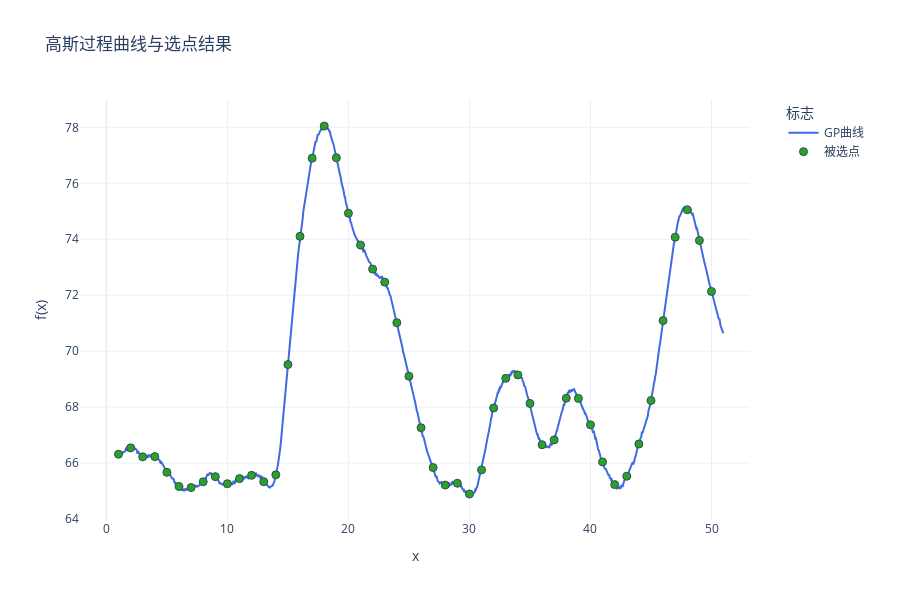

The cell this chart's notebook holds for it:
### Code cell
import numpy as np
import plotly.graph_objects as go
from sklearn.gaussian_process import GaussianProcessRegressor
from sklearn.gaussian_process.kernels import RBF, ConstantKernel,WhiteKernel,Matern
from scipy.linalg import cholesky
import matplotlib.pyplot as plt

np.random.seed(seed=seed)
# 定义核函数
kernel = ConstantKernel(25.0) * Matern(length_scale=4, nu=2.5) + WhiteKernel(1e-3)
gp = GaussianProcessRegressor(kernel=kernel)

x_dense = np.linspace(1, 51, 1000).reshape(-1, 1)

y_dense = gp.sample_y(x_dense, n_samples=1, random_state=seed).flatten() + 70

# 提取整数点对应的y值
integer_points = np.random.choice(np.arange(1, 51), size=50, replace=False)
indices = [np.abs(x_dense.flatten() - x).argmin() for x in integer_points]
y_integers = y_dense[indices]

# 计算整数点的协方差矩阵
cov_matrix = kernel(integer_points.reshape(-1,1))

# 计算相关性矩阵
std_dev = np.sqrt(np.diag(cov_matrix))  
corr_matrix = cov_matrix / np.outer(std_dev, std_dev)  

fig = go.Figure()

fig.add_trace(go.Scatter(
    x=x_dense.flatten(), 
    y=y_dense,
    mode='lines',
    name='GP曲线',
    line=dict(color='royalblue', width=2)
))

#colors = ['#1f77b4', '#ff7f0e', '#2ca02c', '#d62728', '#9467bd']  # 5种不同颜色
colors = ['#2ca02c',]

fig.add_trace(go.Scatter(
    x=integer_points,
    y=y_integers,
    mode='markers',
    name='被选点',
    marker=dict(
        color=colors[0],
        size=8,
        line=dict(width=1, color='DarkSlateGrey')
)))

fig.update_layout(
    title='高斯过程曲线与选点结果',
    xaxis_title='x',
    yaxis_title='f(x)',
    template='plotly_white',
    height=600,
    width=900,
    legend=dict(
        title='标志',
        x=1.05,
        y=1,
        xanchor='left',
        yanchor='top',
        bgcolor='rgba(255,255,255,0.8)'
    ),
    margin=dict(r=150) 
)

fig.show()

### Figure 1 — Plotly figure (JSON) as saved in the notebook; plotly's stock layout.template omitted (floating-point values rounded to 4 significant figures; data arrays with more than 128 entries replaced by an {"elided": "..."} marker saying what was removed)
{"data": [{"line": {"color": "royalblue", "width": 2}, "mode": "lines", "name": "GP曲线", "type": "scatter", "x": {"elided": "1000 float values"}, "y": {"elided": "1000 float values"}}, {"marker": {"color": "#2ca02c", "line": {"color": "DarkSlateGrey", "width": 1}, "size": 8}, "mode": "markers", "name": "被选点", "type": "scatter", "x": [14, 40, 31, 46, 18, 49, 27, 26, 33, 20, 13, 5, 38, 9, 4, 7, 42, 47, 48, 16, 10, 17, 25, 35, 32, 1, 45, 28, 34, 6, 30, 12, 37, 2, 22, 3, 44, 36, 24, 41, 11, 23, 19, 50, 21, 8, 43, 15, 29, 39], "y": [65.58, 67.37, 65.76, 71.09, 78.05, 73.96, 65.84, 67.27, 69.03, 74.93, 65.34, 65.67, 68.32, 65.52, 66.23, 65.13, 65.23, 74.07, 75.05, 74.1, 65.26, 76.9, 69.11, 68.13, 67.97, 66.32, 68.24, 65.22, 69.15, 65.17, 64.9, 65.56, 66.83, 66.55, 72.93, 66.22, 66.68, 66.66, 71.02, 66.04, 65.45, 72.47, 76.91, 72.13, 73.79, 65.33, 65.53, 69.52, 65.28, 68.31]}], "layout": {"height": 600, "legend": {"bgcolor": "rgba(255,255,255,0.8)", "title": {"text": "标志"}, "x": 1.05, "xanchor": "left", "y": 1, "yanchor": "top"}, "margin": {"r": 150}, "title": {"text": "高斯过程曲线与选点结果"}, "width": 900, "xaxis": {"title": {"text": "x"}}, "yaxis": {"title": {"text": "f(x)"}}}}
